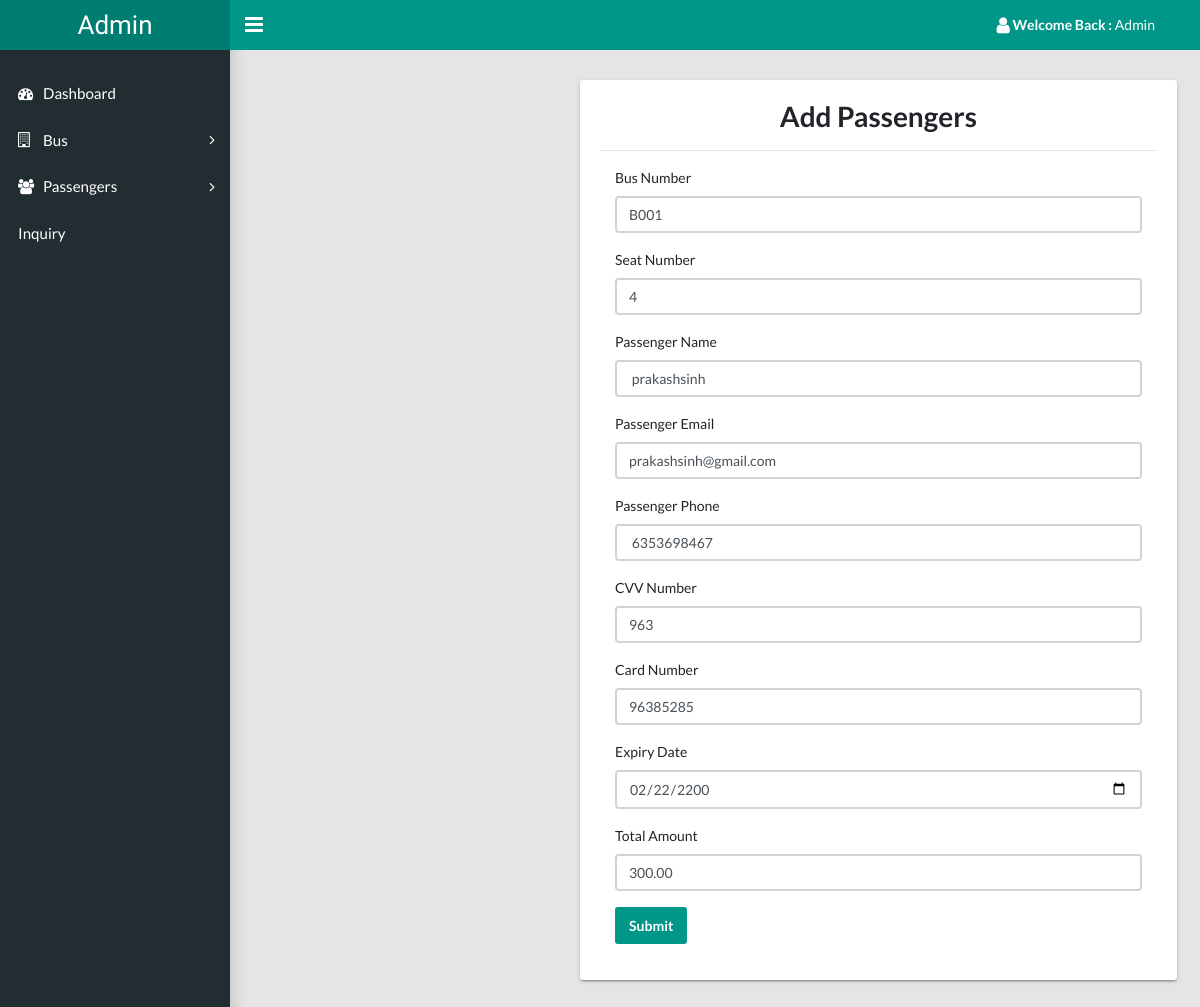
Screenshot of /admin/admin/edit-booking.php?bookingid=6 with the database file from the repository.
### tables this page shows
CREATE TABLE `booking` (
  `id` int(11) NOT NULL,
  `bus_number` varchar(255) DEFAULT NULL,
  `seat_number` int(11) DEFAULT NULL,
  `passenger_name` varchar(255) DEFAULT NULL,
  `email` varchar(255) DEFAULT NULL,
  `phone` varchar(15) DEFAULT NULL,
  `cvv_number` varchar(4) DEFAULT NULL,
  `card_number` varchar(16) DEFAULT NULL,
  `expiry_date` date DEFAULT NULL,
  `total_amount` decimal(10,2) DEFAULT NULL
);

### admin/admin/edit-booking.php (the view, shortened to what this page needs)
<?php
require("./include/config.php");
if (isset($_GET['bookingid'])) {
  $bookingid = $_GET['bookingid'];
  $query = "SELECT * FROM `booking` WHERE `id`='$bookingid'";
  $select = mysqli_query($conn, $query);
  if ($select) {
    $row = mysqli_fetch_array($select);
  } else {
    $errormsg = "Error fetching image details";
  }
}
?>
<!DOCTYPE html>
<html lang="en">
<head>
  <link rel="stylesheet" type="text/css" href="../css/main.css">
  <link rel="stylesheet" type="text/css" href="https://maxcdn.bootstrapcdn.com/font-awesome/4.7.0/css/font-awesome.min.css">
</head>
<body class="app sidebar-mini rtl">
  <?php include 'include/header.php'; ?>
  <?php include 'include/sidebar.php'; ?>
  <main class="app-content">
    <div class="row">
      <div class="col-md-8" style="margin-left: 20rem;">
        <div class="tile">
          <h2 align="center"> Add Passengers</h2>
          <hr />
          <div class="tile-body">
            <?php if ($row) { ?>
              <form method="post">
                <div class="form-group col-md-12">
                  <label class="control-label">Bus Number</label>
                  <input class="form-control" name="busNumber" type="text" placeholder="Enter Bus Number" value="<?php echo htmlspecialchars($row['bus_number']); ?>">
                </div>
                <div class=" form-group col-md-12">
                  <label class="control-label">Seat Number</label>
                  <input class="form-control" name="seatNumber" type="text" placeholder="Enter Seat Number" value="<?php echo htmlspecialchars($row['seat_number']); ?>">
                </div>
                <div class=" form-group col-md-12">
                  <label class="control-label">Passenger Name</label>
                  <input class="form-control" name="passengerName" type="text" placeholder="Enter Passenger Name" value="<?php echo htmlspecialchars($row['passenger_name']); ?>">
                </div>
                <div class=" form-group col-md-12">
                  <label class="control-label">Passenger Email</label>
                  <input class="form-control" name="passengerEmail" type="email" placeholder="Enter Passenger Email" value="<?php echo htmlspecialchars($row['email']); ?>">
                </div>
                <div class=" form-group col-md-12">
                  <label class="control-label">Passenger Phone</label>
                  <input class="form-control" name="passengerPhone" type="text" placeholder="Enter Passenger Phone" value="<?php echo htmlspecialchars($row['phone']); ?>">
                </div>
                <div class=" form-group col-md-12">
                  <label class="control-label">CVV Number</label>
                  <input class="form-control" name="cvvNumber" type="text" placeholder="Enter CVV Number" value="<?php echo htmlspecialchars($row['cvv_number']); ?>">
                </div>
                <div class=" form-group col-md-12">
                  <label class="control-label">Card Number</label>
                  <input class="form-control" name="cardNumber" type="text" placeholder="Enter Card Number" value="<?php echo htmlspecialchars($row['card_number']); ?>">
                </div>
                <div class=" form-group col-md-12">
                  <label class="control-label">Expiry Date</label>
                  <input class="form-control" name="expiryDate" type="date" placeholder="Enter Expiry Date" value="<?php echo htmlspecialchars($row['expiry_date']); ?>">
                </div>
                <div class=" form-group col-md-12">
                  <label class="control-label">Total Amount</label>
                  <input class="form-control" name="totalAmount" type="text" placeholder="Enter Total Amount" value="<?php echo htmlspecialchars($row['total_amount']); ?>">
                </div>
                <div class=" form-group col-md-4 align-self-end">
                  <input type="submit" name="submit" class="btn btn-primary" value="Submit">
                </div>
              </form>
            <?php } else { ?>
              <p>No image found with the provided ID.</p>
            <?php } ?>
          </div>
        </div>
      </div>
    </div>
  </main>
</body>
</html>

### rows the page displays
booking: busNumber "B001", seatNumber "4", passengerName "prakashsinh", passengerEmail "prakashsinh@gmail.com", passengerPhone "6353698467", cvvNumber "963", cardNumber "96385285", expiryDate "02/22/2200", totalAmount "300.00"
